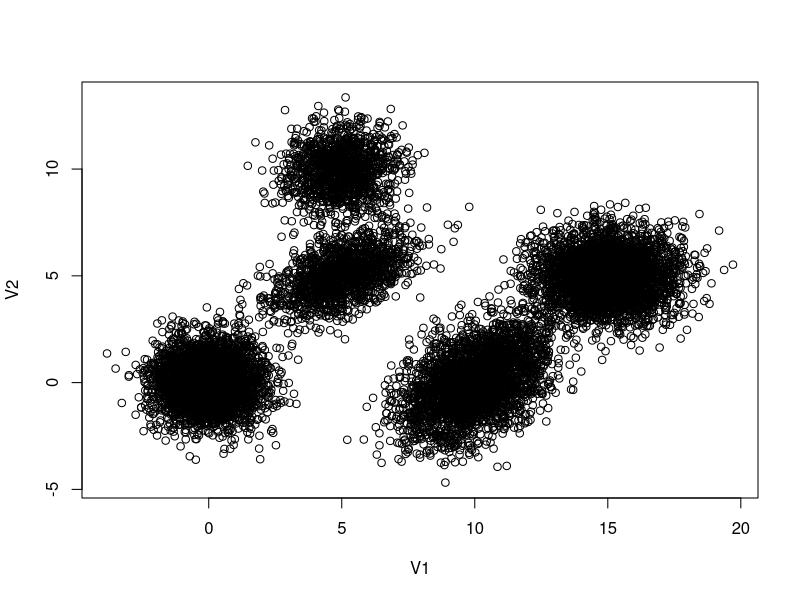
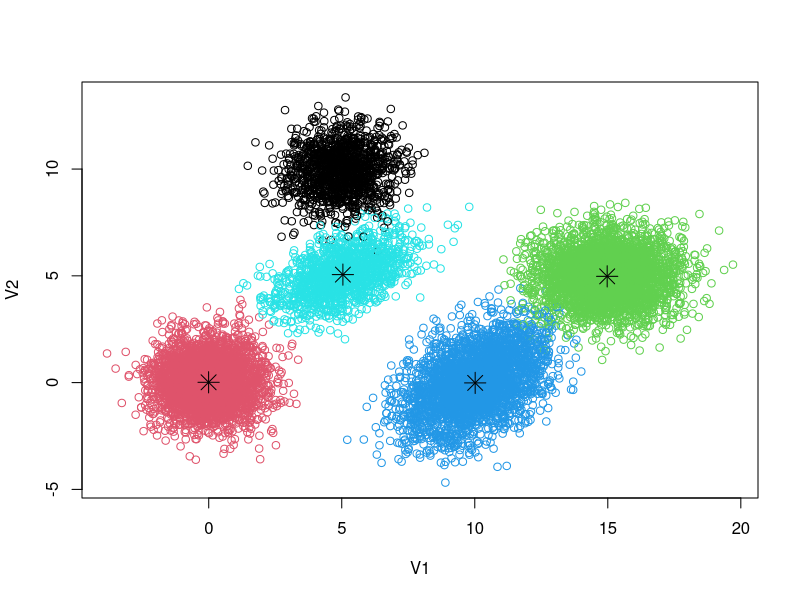
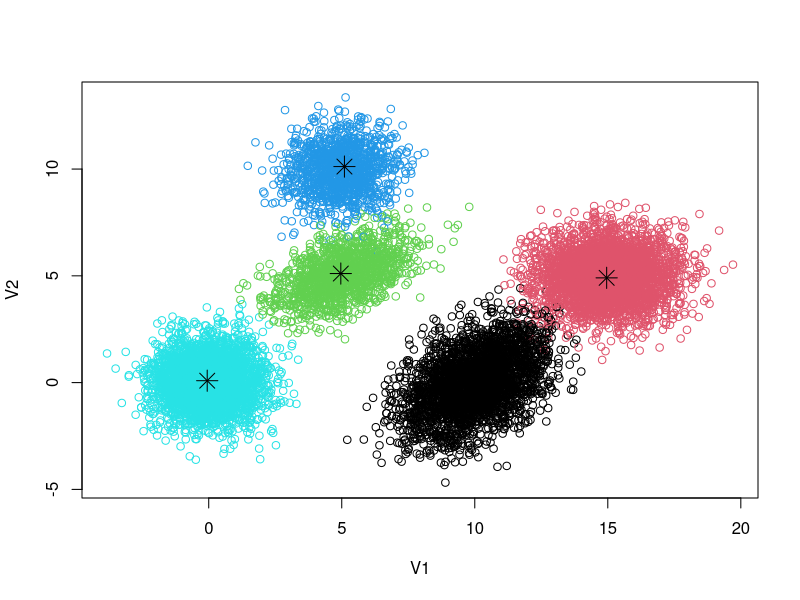

These figures' R source, in order: (Note: this script raises an error after producing the figures.)
## ---- chunk 1
knitr::opts_chunk$set(echo = TRUE)
## ---- chunk 2
#loading in cluster data to predict, and actual cluster label
data.new <- as.matrix(read.table("data.txt",  header = FALSE));  #data we are interested in clustering
data.type <- read.table("true_clustering.txt",  header = FALSE)[[1]]; #correct label for each data point
plot(data.new) #plotting the data
## ---- chunk 3
# K-means with 5 clusters using the data
fit.kmeans <- kmeans(data.new, centers = 5)

cluster.kmeans <- fit.kmeans$cluster #collecting cluster information

table(cluster.kmeans, data.type) #comparing the cluster prediction, versus the actual label

plot(data.new, col = fit.kmeans$cluster) #plotting same, data but colored with our prediction
points(fit.kmeans$centers, col = 1 , pch = 8, cex = 2) #center points chosen based on the algorithm

## ---- chunk 4
library(cluster)

# Clustering by PAM with 5 clusters
fit.pam <- pam(data.new, k = 5, metric = "euclidean")

cluster.pam <- fit.pam$clustering #collecting cluster information

table(cluster.pam, data.type) #comparing the cluster prediction, versus the actual label

plot(data.new, col = fit.pam$cluster) #plotting same, data but colored with our prediction
points(fit.pam$medoids, col = 1 , pch = 8, cex = 2) #center points chosen based on the algorithm
## ---- chunk 5
#Specifying distance function we will be using, which is euclidean, and collecting distances
dist.new <- dist(data.new, method = "euclidean")

# Apply hierachical clustering to this distance matrix 
fit.hclust <- hclust(dist.new, method = "complete")

# Based on the clustering result, find two clusters
cluster.hclust <- cutree(fit.hclust, k = 5)

# Number of correctly and incorrectly clustered objects
table(cluster.hclust, data.type)

plot(fit.hclust) #plotting fitted hierarchical cluster dendogram


## ---- chunk 6
library(mclust)
classError(fit.kmeans$cluster, data.type) #error rat2e for k means clustering
classError(fit.pam$clustering, data.type) #error rate for pam clustering
classError(cluster.hclust, data.type) #error rate for hierarchical clustering
